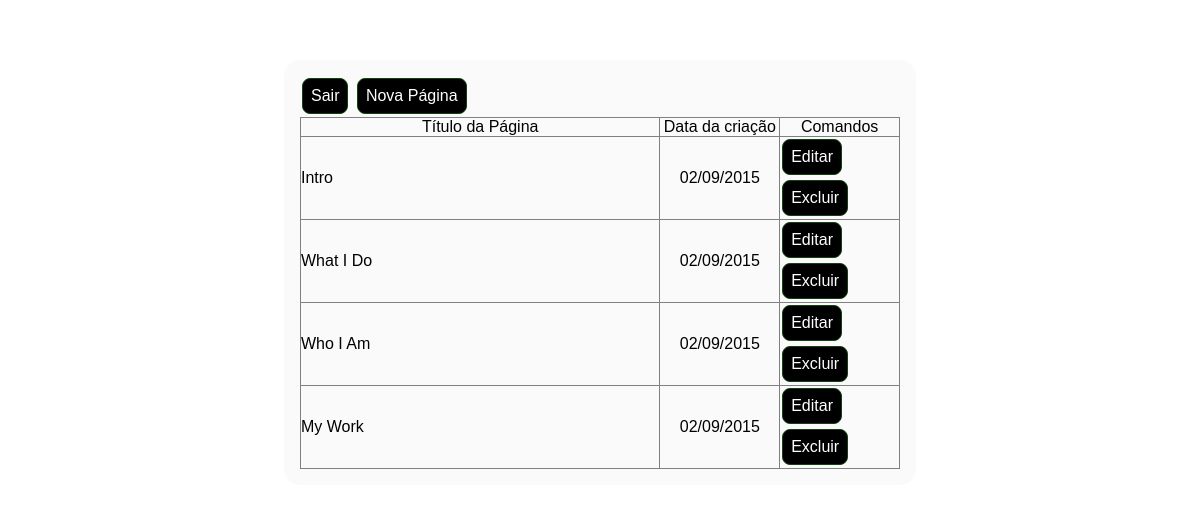
The page /admin.php (signed in) on the database its author committed.
### tables this page shows
CREATE TABLE IF NOT EXISTS `paginas` (
  `id` int(11) NOT NULL AUTO_INCREMENT,
  `titulo` varchar(100) NOT NULL,
  `conteudo` text NOT NULL,
  `data` date NOT NULL,
  `link` varchar(100) NOT NULL,
  PRIMARY KEY (`id`),
  KEY `id` (`id`)
);

### admin.php (the view, shortened to what this page needs)
<!doctype html>
<html>
<head>
</head>
<body>
<form method="post">
<?php
if(!isset($_SESSION["cms_user_id"])) {
?>
  <label>Usuário:
    <input type="text" name="login" placeholder="Nome do usuário.">
  </label>
  <label>Senha:
    <input type="password" name="senha" placeholder="Senha do usuário.">
  </label>
  <button type="submit" value="ipt_user_submit" name="btn_submit">Entrar</button>
<?php
} else {
	if(@!$_GET["order"]) {
?>
  <button type="submit" name="btn_submit" value="ipt_user_logout">Sair</button>
  <a href="?order=cms_new_page" class="btn">Nova Página</a>
  <table width="100%" border="1" cellspacing="0" cellpadding="0">
    <tr>
      <th scope="col" width="60%">Título da Página</th>
      <th scope="col" width="20%">Data da criação</th>
      <th scope="col" width="20%">Comandos</th>
    </tr>
    <?php
	$cms_pages_i = mysql_query("SELECT * FROM paginas");
		while($cms_pages_l = mysql_fetch_array($cms_pages_i)) {
?>
    <tr>
      <td style="vertical-align:middle"><?php echo $cms_pages_l["titulo"] ?></td>
      <td align="center" style="vertical-align:middle"><?php echo date("d/m/Y", strtotime($cms_pages_l["data"])) ?></td>
      <td><a href="?order=cms_edit_page&id=<?php echo $cms_pages_l["id"] ?>" class="btn">Editar</a> <a href="?order=cms_delete_page&id=<?php echo $cms_pages_l["id"] ?>" class="btn">Excluir</a></td>
    </tr>
    <?php
		}
?>
  </table>
<?php
	}
}
?>
</form>
</body>
</html>

### admin.php (style rules this page uses)
*, body { font: normal 1.000em Arial, Helvetica, sans-serif; margin: 0; padding: 0; line-height: 1.125em; vertical-align: text-bottom; }
form { margin: 5% auto; padding: 1.000em; width: 50%; background: #FAFAFA; border-radius: 1.000em }
button, a.btn { border-radius: 0.500em; background: #000000; color: #FFFFFF; cursor: pointer; padding: 0.500em; border: solid 1px #134111; margin: 0.125em; display: inline-block; text-decoration: none; }
table { margin: 0 auto; border-collapse: collapse; }

### rows shown on the page
paginas: titulo "Intro", data "02/09/2015"
paginas: titulo "What I Do", data "02/09/2015"
paginas: titulo "Who I Am", data "02/09/2015"
paginas: titulo "My Work", data "02/09/2015"
